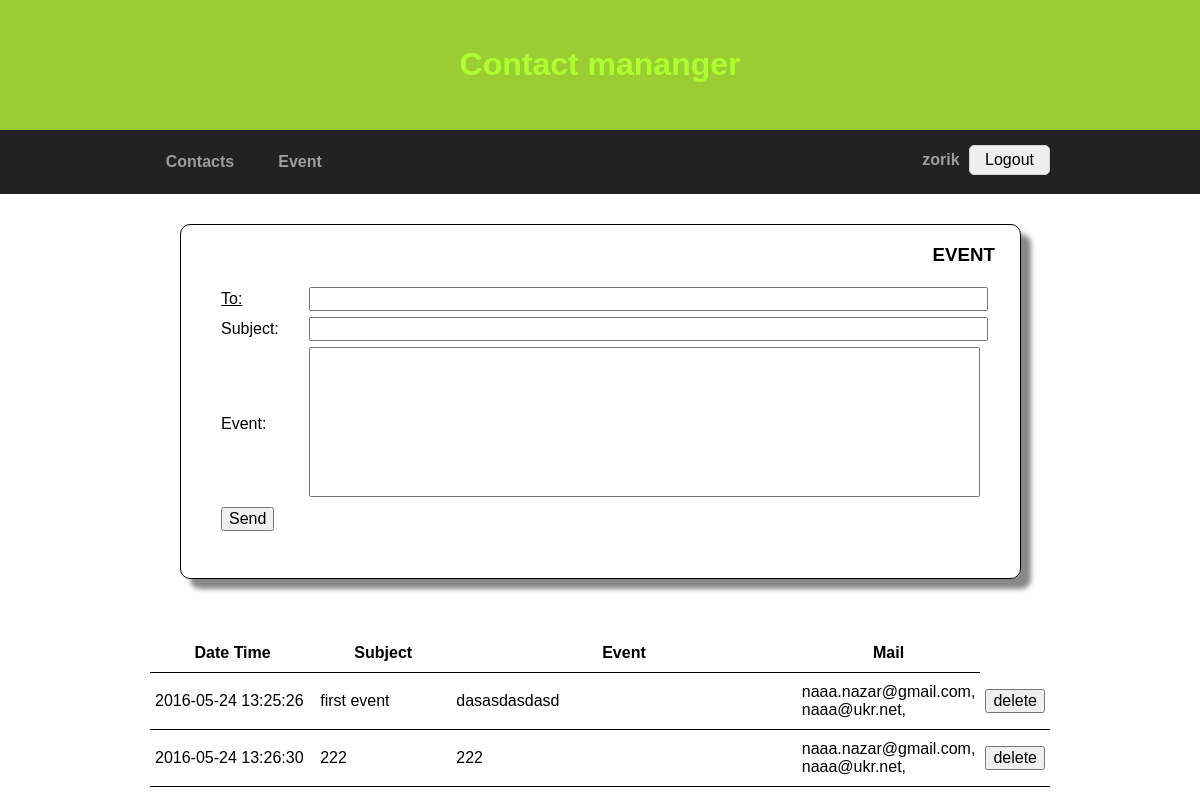
Page /event.php (signed in) on the committed database.
### tables this page shows
CREATE TABLE IF NOT EXISTS `events` (
`id` int(6) unsigned NOT NULL,
  `subject` varchar(60) DEFAULT NULL,
  `event` mediumtext,
  `date_event` datetime DEFAULT NULL
);

CREATE TABLE IF NOT EXISTS `contacts` (
`id` int(6) unsigned NOT NULL,
  `first_name` varchar(30) DEFAULT NULL,
  `last_name` varchar(30) DEFAULT NULL,
  `email` varchar(50) DEFAULT NULL,
  `home_phone` varchar(20) DEFAULT NULL,
  `work_phone` varchar(20) DEFAULT NULL,
  `cell_phone` varchar(20) DEFAULT NULL,
  `address1` varchar(50) DEFAULT NULL,
  `address2` varchar(50) DEFAULT NULL,
  `city` varchar(30) DEFAULT NULL,
  `state` varchar(30) DEFAULT NULL,
  `zip` varchar(10) DEFAULT NULL,
  `country` varchar(30) DEFAULT NULL,
  `birth_day` date DEFAULT NULL
);

### event.php (the view, shortened to what this page needs)
<?php
	$conn = sql_connect();
	$to="";
	$username=$_SESSION['username'];
	$sql = "SELECT id, date_event, subject, event FROM events, users_events WHERE users_events.username='$username' AND users_events.id_events = events.id ORDER BY date_event";
	$result = mysqli_query($conn, $sql);
?>
<!DOCTYPE html>
<html>
<head>
	<link rel="stylesheet" type="text/css" href="css/normalize.css">
	<link rel="stylesheet" type="text/css" href="css/style.css">
</head>
<body>
	<header class="header">
		<div class="container">
			<h1>Contact mananger</h1>
		</div>
	</header>
	<nav class="page-navigation">
		<div class="container">
			<ul>
				<li><a href="index.php">Contacts</a></li>
				<li><a href="event.php">Event</a></li>
			</ul>
			<form class="login" action="login.php" method="post">
			<span class="session_va"><?php echo $_SESSION['username']; ?></span>
				<input type="submit" name="logout" value="Logout">
			</form>
		</div>
	</nav>
	<main>
		<div class="container">
			<div id='content_view_ev'>
				<span style='text-align: right'><h3>EVENT</h3></span>
				<form name="event_form" action="event.php" method="post">
					<table>
						<tr>
							<td>
								<a href="add_contact_from_list.php">To:</a>
							</td>
							<td>
									<input  type="email" multiple name="to" cols="100" value="<?php echo $to; ?>" style="width:100%">
							</td>
						</tr>
						<tr>
							<td>
								Subject:
							</td>
							<td>
								<input type="text" name="subject" maxlength="59"  value="" style="width:100%">
							</td>
						</tr>
						<tr>
							<td>
								Event:
							</td>
							<td>
								<textarea name="event" rows="8" cols="70"style="resize: none;" ></textarea>
							</td>
						</tr>
						<tr>
							<td>
								<input type="submit" name="send" value="Send">
							</td><td></td>
						</tr>
					</table>
			</form>
			</div>
			<div id="event_table">
				<table>
					<thead>
						<tr>
							<th>Date Time </th>
							<th>Subject </th>
							<th>Event</th>
							<th>Mail</th>
						</tr>
					</thead>
					<tbody>
						<?php
							while ($row = mysqli_fetch_assoc($result)) {
								echo
									"<tr>
										<td width='25%'>" . $row["date_event"] . "</td>
										<td width='20%'>".  $row["subject"] . "</td>
										<td width='65%''>" . $row["event"] . "</td>
										<td>";
											$id=$row['id'];
											$sql_mail = "SELECT email FROM events_sendmail, contacts WHERE events_sendmail.id_events = '$id' AND  contacts.id = events_sendmail.id_contacts";
											$result_mail=mysqli_query($conn, $sql_mail);
											while ($row = mysqli_fetch_assoc($result_mail)) {
												echo $row['email'] . ', ';
											}
								echo
										"</td>
										<td>
											<form  method='post' action='event.php'>
												<input type='hidden' name='id' value=". $id .">
												<input type='hidden' name='delete' value='yes'>
												<input type='submit' value='delete'>
											</form>
										</td>
									</tr>";
							}
						?>
					</tbody>
				</table>
		</div>
	</div>
</main>
</body>
</html>

### css/style.css (style rules this page uses)
body { font-family: Arial, San-Serif; font-size: 100%; }
ul { margin:0; padding: 0; }
ul li { list-style-type: none; }
a { color:black; }
td { padding:3px 15px 3px 15px; }
.container { margin:0 auto; width:900px; }
.header { padding:25px 0; background-color: yellowgreen; box-shadow: 10px 10px 5px #888888; }
.header h1, .header h2 { color:greenyellow; text-align: center; }
.page-navigation { background-color:#222; border-color:#101010; min-height: 64px; }
.page-navigation li { float:left; width: 100px; }
.page-navigation a { display:block; color:#9d9d9d; line-height: 4em; font-weight: bold; text-align: center; text-decoration: none; }
.session_va { color:#9d9d9d; font-weight: bold; padding: 0 5px 0 5px; }
.login { padding: 15px 0; float:right; }
.login input[type="submit"] { padding: 5px 15px; border-radius: 5px; border:1px solid lightgrey ; }
#content_view_ev { position: relative; border:1px solid; border-radius: 10px; padding: 0px 25px 25px 25px; width:auto; margin:30px 30px 30px 30px; display: inline-block; box-shadow: 10px 10px 5px #888888; }
#event_table td, th { padding:10px 5px 10px 5px; border-bottom: 1px solid; }
#event_table table { margin-top: 25px; }

### rows in the picture
events: date_event "2016-05-24 13:25:26", subject "first event", event "dasasdasdasd"
contacts: email "naaa.nazar@gmail.com"
contacts: email "naaa@ukr.net"
events: date_event "2016-05-24 13:26:30", subject "222", event "222"

### other values in the picture
$_SESSION['username'] "zorik"
